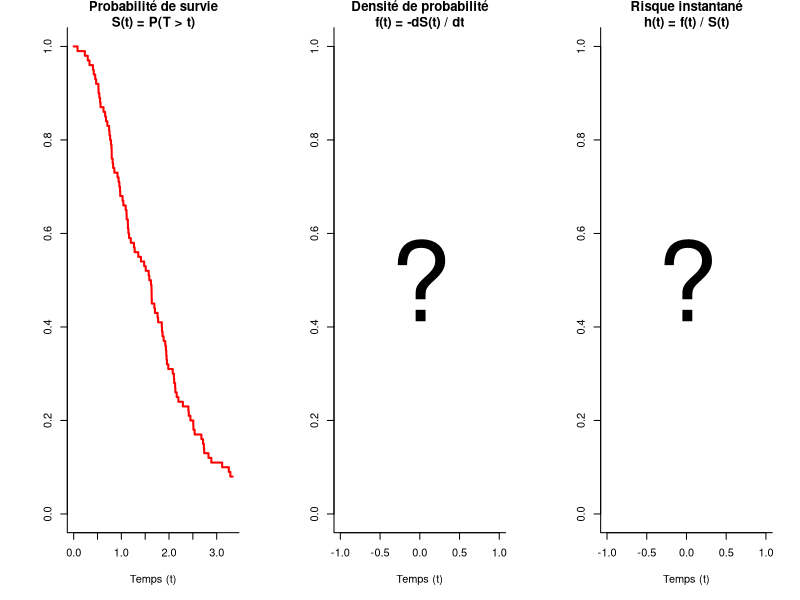
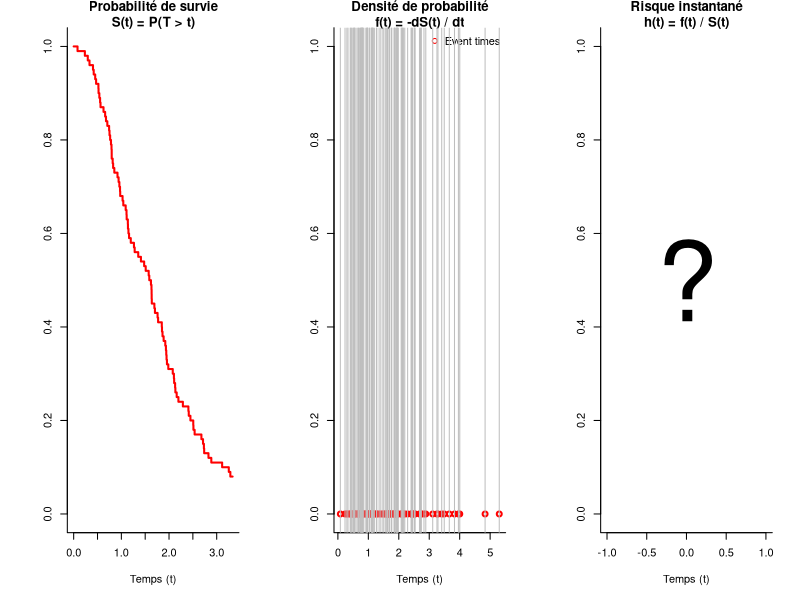
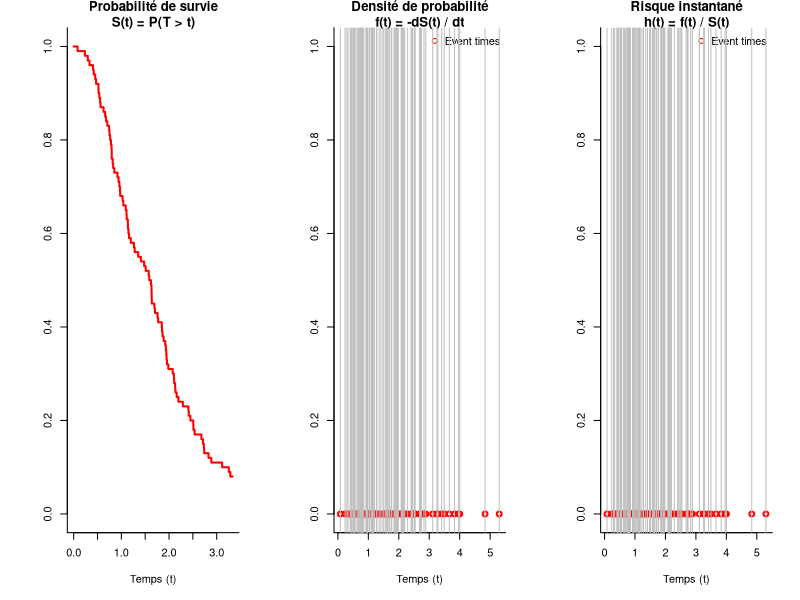
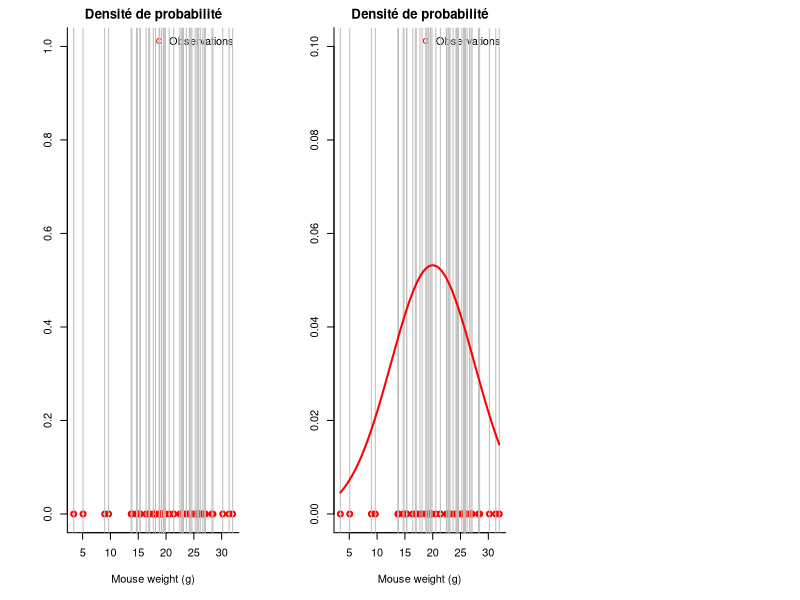
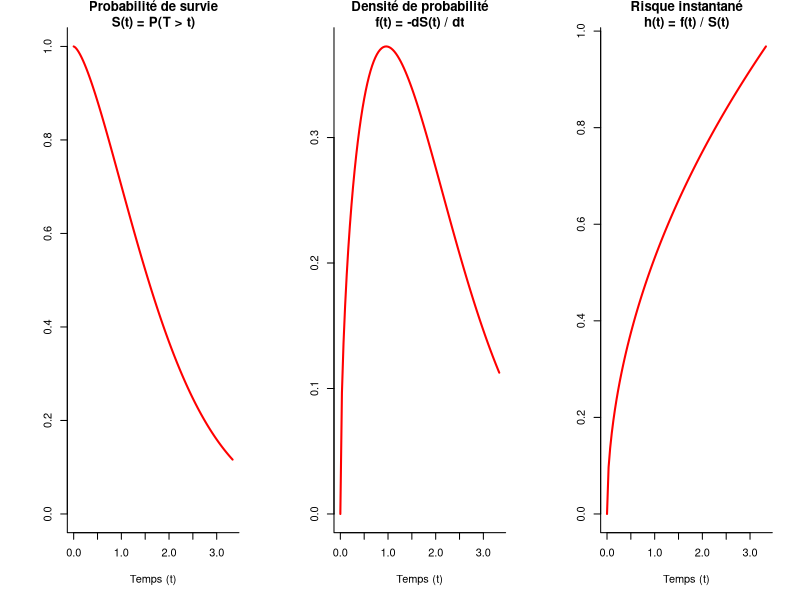
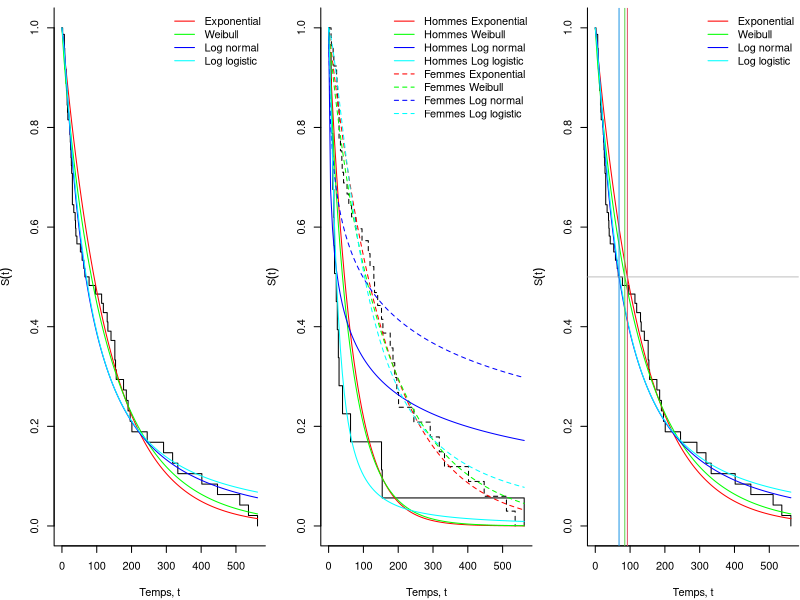
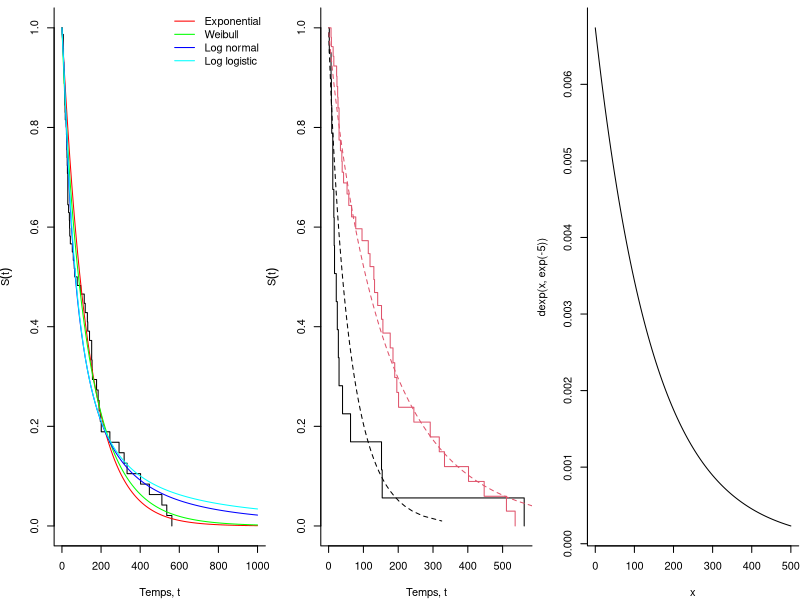
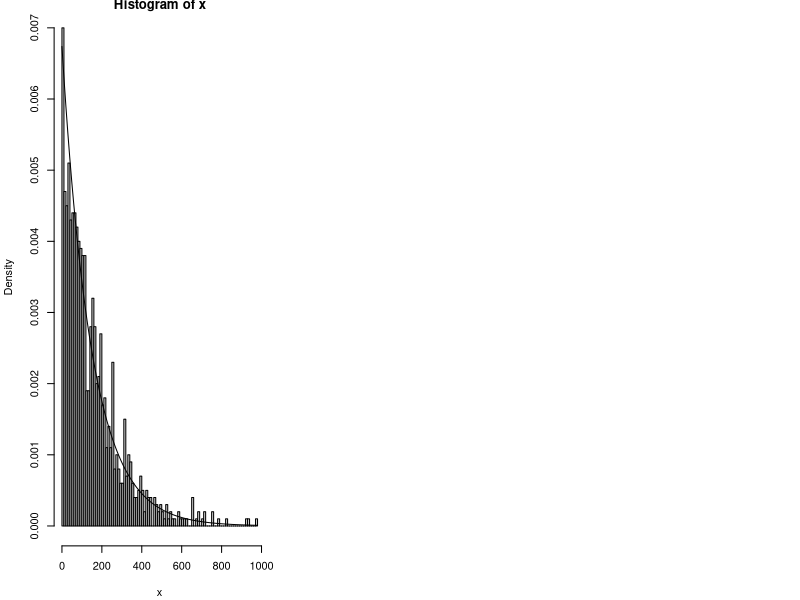

These figures' R source, in order:
## ---- chunk 1
head(cars)
## ---- chunk 2
library(survival)
pts <- 0:100/30
sc <- 2
sh <- 1.5
XLAB = 'Temps (t)'
N <- 100
set.seed(1)
times <- rweibull(N, sh, sc)
event <- rep(1, N)
par(mfrow=c(1, 3), mar = c(5, 5, 2, 2) + .1, bty='l')
plot(survfit(Surv(times, event) ~ 1), ylim=0:1,main = 'Probabilité de survie\nS(t) = P(T > t)',ylab = '',xlab = XLAB, lwd=2, col='red', xmax = max(pts), conf.int = FALSE)
plot(0,0, ty='l',ylim=0:1,main = 'Densité de probabilité\nf(t) = -dS(t) / dt',ylab = '', xlab = XLAB, lwd=2, col='white')
text(0,0.5,"?",cex=10)
plot(0,0, ty='l',ylim=0:1,main = 'Risque instantané\nh(t) = f(t) / S(t)',ylab = '', xlab = XLAB, lwd=2, col='white')
text(0,0.5,"?",cex=10)

## ---- chunk 3
par(mfrow=c(1, 3), mar = c(5, 5, 2, 2) + .1, bty='l')
plot(survfit(Surv(times, event) ~ 1), ylim=0:1,main = 'Probabilité de survie\nS(t) = P(T > t)',ylab = '',xlab = XLAB, lwd=2, col='red', xmax = max(pts), conf.int = FALSE)
plot(times[event==1],rep(0,sum(event)),ylim=0:1,main = 'Densité de probabilité\nf(t) = -dS(t) / dt',ylab = '', xlab = XLAB, lwd=2, col='red')
legend("topright","Event times",pch=1,col='red',bty="n")
abline(v=times[event==1],col="grey")
plot(0,0, ty='l',ylim=0:1,main = 'Risque instantané\nh(t) = f(t) / S(t)',ylab = '', xlab = XLAB, lwd=2, col='white')
text(0,0.5,"?",cex=10)

## ---- chunk 4
par(mfrow=c(1, 3), mar = c(5, 5, 2, 2) + .1, bty='l')
plot(survfit(Surv(times, event) ~ 1), ylim=0:1,main = 'Probabilité de survie\nS(t) = P(T > t)',ylab = '',xlab = XLAB, lwd=2, col='red', xmax = max(pts), conf.int = FALSE)
plot(times[event==1],rep(0,sum(event)),ylim=0:1,main = 'Densité de probabilité\nf(t) = -dS(t) / dt',ylab = '', xlab = XLAB, lwd=2, col='red')
legend("topright","Event times",pch=1,col='red',bty="n")
abline(v=times[event==1],col="grey")
plot(times[event==1],rep(0,sum(event)),ylim=0:1,main = 'Risque instantané\nh(t) = f(t) / S(t)',ylab = '', xlab = XLAB, lwd=2, col='red')
legend("topright","Event times",pch=1,col='red',bty="n")
abline(v=times[event==1],col="grey")

## ---- chunk 5
N <- 50
set.seed(1)
x <- rnorm(N,20,7.5)
plot(x,rep(0,length(x)),ylim=0:1,main = 'Densité de probabilité',ylab = '', xlab = "Mouse weight (g)", lwd=2, col='red',bty='l')
legend("topright","Observations",pch=1,col='red',bty="n")
abline(v=x,col="grey")

## ---- chunk 6
plot(x,rep(0,length(x)),ylim=c(0,0.1),main = 'Densité de probabilité',ylab = '', xlab = "Mouse weight (g)", lwd=2, col='red',bty='l')
legend("topright","Observations",pch=1,col='red',bty="n")
abline(v=x,col="grey")
curve(dnorm(x,20,7.5),add=T,lwd=2,col='red')
## ---- chunk 7
pts <- 0:100/30
sc <- 2
sh <- 1.5
XLAB = 'Temps (t)'
#par(xaxs='i', mfrow=c(1, 3), bty='l')
par( mfrow=c(1, 3), bty='l')
plot(pts, pweibull(pts, sh, sc, lower.tail = FALSE), ty='l', ylim=0:1,main = 'Probabilité de survie\nS(t) = P(T > t)',ylab = '', xlab = XLAB, lwd=2, col='red')
plot(pts, dweibull(pts, sh, sc), ty='l',main = 'Densité de probabilité\nf(t) = -dS(t) / dt',ylab = '', xlab = XLAB, lwd=2, col='red')
plot(pts, dweibull(pts, sh, sc) / pweibull(pts, sh, sc, lower.tail = FALSE),ty='l', main = 'Risque instantané\nh(t) = f(t) / S(t)',ylab = '', xlab = XLAB, lwd=2, col='red')

## ---- chunk 8
library('survival')
data('kidney')
head(kidney)
## ---- chunk 9
kidney$sex=kidney$sex-1
## ---- chunk 10
fit_exp<-survreg(Surv(time,status) ~ 1, kidney,dist="exponential")
summary(fit_exp)
## ---- chunk 11
(beta0_exp<-fit_exp$coef) #extraction de la valeur de beta0
(lambda_exp<-exp(-beta0_exp))
## ---- chunk 12
fit_exp2<-survreg(Surv(time,status) ~ sex, kidney,dist="exponential")
summary(fit_exp)
## ---- chunk 13
betas_exp<-fit_exp2$coef #extraction de la valeur des betas
exp(-exp(-betas_exp[1])) #Survie chez les hommes
exp(-exp(-sum(betas_exp))) #survie chez les femmes
## ---- chunk 14
fit_weib<-survreg(Surv(time,status) ~ 1, kidney,dist="weibull")
summary(fit_weib)
## ---- chunk 15
beta0_weib<-fit_weib$coef #extraction de la valeur de beta0
(lambda_weib<-exp(beta0_weib))
(scale_weib<-fit_weib$scale)
## ---- chunk 16
fit_weib2<-survreg(Surv(time,status) ~ sex, kidney,dist="weibull")
summary(fit_weib2)
## ---- chunk 17
betas_weib<-fit_weib2$coef #extraction de la valeur des betas
lambda_weib2<-exp(betas_weib)
scale_weib2<-fit_weib2$scale
## ---- chunk 18
betas_weib<-fit_weib2$coef #extraction de la valeur des betas
exp(-(1/betas_exp[1])^(1/scale_weib2)) #Survie chez les hommes
exp(-(1/sum(betas_exp))^(1/scale_weib2)) #survie chez les femmes
## ---- chunk 19
fit_logNorm<-survreg(Surv(time,status) ~ 1, kidney,dist="lognormal")
summary(fit_logNorm)
## ---- chunk 20
mu_logNorm<-fit_logNorm$coef
scale_logNorm<-fit_logNorm$scale
## ---- chunk 21
fit_logNorm2<-survreg(Surv(time,status) ~ sex, kidney,dist="lognormal")
summary(fit_logNorm2)
## ---- chunk 22
mu_logNorm2<-fit_logNorm2$coef
scale_logNorm2<-exp(fit_logNorm2$scale)
## ---- chunk 23
1-pnorm((log(1)-mu_logNorm2[1])/scale_logNorm2) #Survie chez les hommes
1-pnorm((log(1)-sum(mu_logNorm2))/scale_logNorm2) #survie chez les femmes
## ---- chunk 24
fit_logLogi<-survreg(Surv(time,status) ~ 1, kidney,dist="loglogistic")
summary(fit_logLogi)
## ---- chunk 25
mu_logLogi<-fit_logLogi$coef
scale_logLogi<-fit_logLogi$scale
## ---- chunk 26
fit_logLogi2<-survreg(Surv(time,status) ~ sex, kidney,dist="loglogistic")
## ---- chunk 27
mu_logLogi2<-fit_logLogi2$coef
scale_logLogi2<-fit_logLogi2$scale
## ---- chunk 28
1/(1+exp((log(1)-mu_logLogi2[1])/scale_logLogi2)) #Survie chez les hommes
1/(1+exp((log(1)-sum(mu_logLogi2))/scale_logLogi2)) #survie chez les femmes
## ---- chunk 29
par(mar = c(4, 4, .5, 0) + .1)
plot(survfit(Surv(time, status) ~ 1, data = kidney), conf.int = FALSE, xlab = 'Temps, t',ylab = bquote(paste(S(t))), col = "black")
curve(exp(-lambda_exp*x),add=T,col='red')
curve(exp(-(x/lambda_weib)^(1/scale_weib)),add=T,col="green")
curve(1-pnorm((log(x)-mu_logNorm)/scale_logNorm),add=T,col="blue")
curve(1/(1+exp((log(x)-mu_logLogi)/scale_logLogi)),add=T,col="cyan")
legend("topright",c("Exponential","Weibull","Log normal","Log logistic"),col=c("red","green","blue","cyan"),lty=1,bty="n")
## ---- chunk 30
par(mar = c(4, 4, .5, 0) + .1)
plot(survfit(Surv(time, status) ~ sex, data = kidney), conf.int = FALSE, xlab = 'Temps, t',ylab = bquote(paste(S(t))), col = "black", lty = c(1,2))

curve(exp(-exp(-betas_exp[1])*x),add=T,col='red')
curve(exp(-exp(-sum(betas_exp))*x),add=T,col='red', lty=2)

curve(exp(-(x/exp(+betas_weib[1]))^(1/scale_weib2)),add=T,col="green")
curve(exp(-(x/exp(sum(betas_weib)))^(1/scale_weib2)),add=T,col="green", lty=2)

curve(1-pnorm((log(x)-mu_logNorm2[1])/scale_logNorm2),add=T,col="blue")
curve(1-pnorm((log(x)-sum(mu_logNorm2))/scale_logNorm2),add=T,col="blue", lty=2)

curve(1/(1+exp((log(x)-mu_logLogi2[1])/scale_logLogi2)),add=T,col="cyan")
curve(1/(1+exp((log(x)-sum(mu_logLogi2))/scale_logLogi2)),add=T,col="cyan", lty=2)

legend("topright",c(paste("Hommes",c("Exponential","Weibull","Log normal","Log logistic")),
                    paste("Femmes",c("Exponential","Weibull","Log normal","Log logistic")  )), col=rep(c("red","green","blue","cyan"),2), lty=c(rep(1,4),rep(2,4)),bty="n")
## ---- chunk 31
qexp(0.5,lambda_exp)
qweibull(0.5,1/scale_weib,lambda_weib)
qlnorm(0.5,mu_logNorm,scale_logNorm)
## ---- chunk 32
par(mar = c(4, 4, .5, 0) + .1)
plot(survfit(Surv(time, status) ~ 1, data = kidney), conf.int = FALSE, xlab = 'Temps, t',ylab = bquote(paste(S(t))), col = "black")
curve(exp(-lambda_exp*x),add=T,col='red')
curve(exp(-(x/lambda_weib)^(1/scale_weib)),add=T,col="green")
curve(1-pnorm((log(x)-mu_logNorm)/scale_logNorm),add=T,col="blue")
curve(1/(1+exp((log(x)-mu_logLogi)/scale_logLogi)),add=T,col="cyan")
legend("topright",c("Exponential","Weibull","Log normal","Log logistic"),col=c("red","green","blue","cyan"),lty=1,bty="n")
abline(h=0.5,col="gray")
abline(v=c(qexp(0.5,lambda_exp),qweibull(0.5,1/scale_weib,lambda_weib),qlnorm(0.5,mu_logNorm,scale_logNorm)),col=2:4)

## ---- chunk 33
par(mar = c(4, 4, .5, 0) + .1)
plot(survfit(Surv(time, status) ~ 1, data = kidney),xlim=c(0,1000), conf.int = FALSE, xlab = 'Temps, t',ylab = bquote(paste(S(t))), col = "black")
curve(exp(-lambda_exp*x),add=T,col='red')
curve(exp(-(x/lambda_weib)^(1/scale_weib)),add=T,col="green")
curve(1-pnorm((log(x)-mu_logNorm)/scale_logNorm),add=T,col="blue")
curve(1/(1+exp((log(x)-mu_logLogi)/scale_logLogi)),add=T,col="cyan")
legend("topright",c("Exponential","Weibull","Log normal","Log logistic"),col=c("red","green","blue","cyan"),lty=1,bty="n")

## ---- chunk 34
predict(fit_weib)
## ---- chunk 35
fit_weib2<-survreg(Surv(time,status) ~ sex, kidney,dist="weibull")
#summary(fit_weib2)
#prediction pour sex = 1
print(paste0("Prédiction pour les hommes : ",predict(fit_weib2,newdata = list(sex=1))))
#prediction pour sex = 2
print(paste0("Prédiction pour les femmes : ",predict(fit_weib2,newdata = list(sex=2))))

## ---- chunk 36
plot(survfit(Surv(time, status) ~ sex, data = kidney), conf.int = FALSE, xlab = 'Temps, t',ylab = bquote(paste(S(t))), col=1:2)
p<-seq(0.01, 0.99, by=.01)
lines(x = predict(fit_weib2, type = "quantile", p = p, newdata=list(sex=0)), y = rev(p),lty=2)
lines(x = predict(fit_weib2, type = "quantile", p = p, newdata=list(sex=1)), y = rev(p),col=2,lty=2)


## ---- chunk 37
anova(fit_weib,fit_weib2)
## ---- chunk 38
#AIC
extractAIC(fit_weib)
extractAIC(fit_weib2)
#BIC
extractAIC(fit_weib,k=log(nrow(kidney)))
extractAIC(fit_weib2,k=log(nrow(kidney)))
## ---- chunk 39
anova(fit_exp,fit_weib)
## ---- chunk 40
#AIC
extractAIC(fit_exp)
extractAIC(fit_weib)
#BIC
extractAIC(fit_exp,k=log(nrow(kidney)))
extractAIC(fit_weib,k=log(nrow(kidney)))
## ---- chunk 41
k=log(nrow(kidney))
data.frame(model=c("Exponentiel","Weibull","log-normal","log-logistique"),
           AIC=c(extractAIC(fit_exp)[2],extractAIC(fit_weib)[2],extractAIC(fit_logNorm)[2],extractAIC(fit_logLogi)[2]),
           BIC=c(extractAIC(fit_exp,k=k)[2],extractAIC(fit_weib,k=k)[2],extractAIC(fit_logNorm,k=k)[2],extractAIC(fit_logLogi,k=k)[2]))
## ---- chunk 42
fit_exp2<-survreg(Surv(time,status) ~ sex, kidney,dist="exponential")
fit_logNorm2<-survreg(Surv(time,status) ~ sex, kidney,dist="lognormal")
fit_logLogi2<-survreg(Surv(time,status) ~ sex, kidney,dist="loglogistic")
k=log(nrow(kidney))
data.frame(model=c("Exponentiel","Weibull","log-normal","log-logistique"),
           AIC=c(extractAIC(fit_exp2)[2],extractAIC(fit_weib2)[2],extractAIC(fit_logNorm2)[2],extractAIC(fit_logLogi2)[2]),
           BIC=c(extractAIC(fit_exp2,k=k)[2],extractAIC(fit_weib2,k=k)[2],extractAIC(fit_logNorm2,k=k)[2],extractAIC(fit_logLogi2,k=k)[2]))
## ---- chunk 43
curve(dexp(x,exp(-5)),0,500)
## ---- chunk 44
set.seed(1)
x<-rexp(1000,exp(-5)) #génération de 1000 valeurs selon cette distribution
hist(x,breaks=100,freq=F)
curve(dexp(x,exp(-5)),add=T) #rajouter la distribution théorique sur l'histogramme
## ---- chunk 45
set.seed(1)
T<-rexp(500,exp(-5))
cens<-rexp(500,exp(-6)) #paramètres à changer en fonction du taux de censure désiré, potentiellement à regarder en terme analytique
Y<-pmin(T,cens) #obtenir les temps min pour chaque observation entre censure et temps d'évènement
delta<-1*I(T<cens) #Indicatrice d'évènement 1 si temps d'évènement < temps de censure, 0 sinon
summary(fit<-survreg(Surv(Y,delta) ~ 1,dist="exponential"))
print("Simulated intercept: 6")
print(paste0("Estimated intercept: ",coef(fit)," with 95% confidence interval between ",confint(fit)[1]," and ",confint(fit)[2]))
## ---- chunk 46
check<-rep(0,1000)
for(i in 1:1000){
  set.seed(i)
  T<-rexp(500,exp(-5))
  cens<-rexp(500,exp(-6)) #paramètres à changer en fonction du taux de censure désiré, potentiellement à regarder en terme analytique
  Y<-pmin(T,cens) #obtenir les temps min pour chaque observation entre censure et temps d'évènement
  delta<-1*I(T<cens) #Indicatrice d'évènement 1 si temps d'évènement < temps de censure, 0 sinon
  fit<-survreg(Surv(Y,delta) ~ 1,dist="exponential")
  if(i==1) print(summary(fit))
  CI<-confint(fit)
  check[i]<-ifelse(5>=CI[1] & 5<=CI[2],1,0)
}
paste0(mean(check)*100,"% des IC95% contiennent la valeur théorique")
## ---- chunk 47
N<-500 #taille de la population
signif<-rep(0,1000)
for(i in 1:1000){
  set.seed(i)
  X<-sort(rep(0:1,N/2))
  T<-rexp(N,exp(-(5+0.5*X)))
  cens<-rexp(N,exp(-6)) #paramètres à changer en fonction du taux de censure désiré, potentiellement à regarder en terme analytique
  Y<-pmin(T,cens) #obtenir les temps min pour chaque observation entre censure et temps d'évènement
  delta<-1*I(T<cens) #Indicatrice d'évènement 1 si temps d'évènement < temps de censure, 0 sinon
  fit<-survreg(Surv(Y,delta) ~ X,dist="exponential")
  CI<-confint(fit)[2,]
  signif[i]<-ifelse(summary(fit)$table[2,4]<0.05,1,0)
}
paste0("Le coefficient est statistiquement significatif dans ",mean(signif)*100,"% des simulations (= puissance)")
## ---- chunk 48
N<-100 #taille de la population
signif<-rep(0,1000)
for(i in 1:1000){
  set.seed(i)
  X<-sort(rep(0:1,N/2))
  T<-rexp(N,exp(-(5+0.5*X)))
  cens<-rexp(N,exp(-6)) # paramètres à changer en fonction du taux de censure désiré, potentiellement à regarder en terme analytique
  Y<-pmin(T,cens) #obtenir les temps min pour chaque observation entre censure et temps d'évènement
  delta<-1*I(T<cens) # Indicatrice d'évènement 1 si temps d'évènement < temps de censure, 0 sinon
  fit<-survreg(Surv(Y,delta) ~ X,dist="exponential")
  CI<-confint(fit)[2,]
  signif[i]<-ifelse(summary(fit)$table[2,4]<0.05,1,0)
}
paste0("Le coefficient est statistiquement significatif dans ",mean(signif)*100,"% des simulations (= puissance)")
